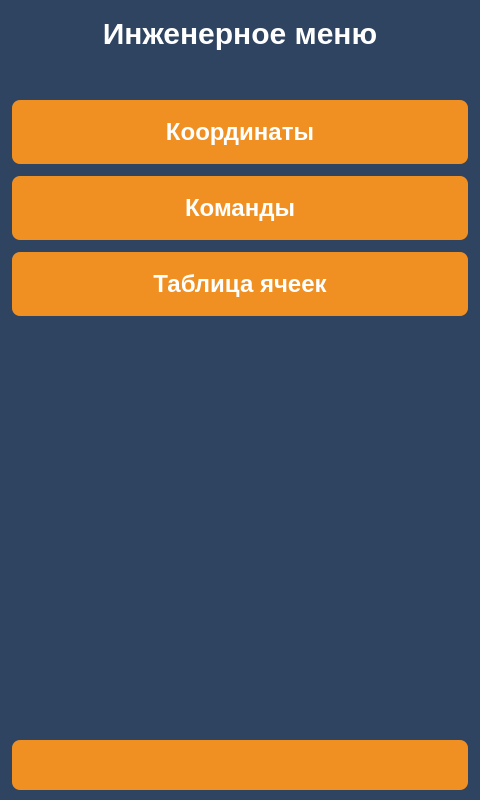
<?xml version="1.0" encoding="UTF-8"?>
<ui version="4.0">
 <class>screen_37_engineer_hub</class>
 <widget class="QWidget" name="screen_37_engineer_hub">
  <property name="geometry"><rect><x>0</x><y>0</y><width>480</width><height>800</height></rect></property>
  <property name="windowTitle"><string>screen_37_engineer_hub</string></property>
  <property name="styleSheet"><string notr="true">QWidget{
	background-color: #2e4461;
}
QLabel {
	background: none;
	color: #FFFFFF;
	border-width: 0px;
	border-radius: 0px;
	font-family: &quot;Roboto&quot;, Sans-serif;
}
QPushButton {
	color: #FFFFFF;
	background-color: #f09022;
	border-width: 0px;
	border-radius: 8px;
	font-weight: 600;
	font-family: &quot;Roboto&quot;, Sans-serif;
}</string></property>
  <layout class="QVBoxLayout" name="verticalLayout">   <property name="leftMargin"><number>12</number></property>
   <property name="topMargin"><number>16</number></property>
   <property name="rightMargin"><number>12</number></property>
   <property name="bottomMargin"><number>10</number></property>
   <property name="spacing"><number>12</number></property>   <item>
    <widget class="QLabel" name="lbl_title">
     <property name="text"><string>Инженерное меню</string></property>
   <property name="alignment"><set>Qt::AlignCenter</set></property>
   <property name="styleSheet"><string notr="true">font-size: 30px; font-weight: 700;</string></property>
    </widget>
   </item>   <item>
    <widget class="QLabel" name="lbl_name">
     <property name="text"><string></string></property>
   <property name="alignment"><set>Qt::AlignCenter</set></property>
   <property name="styleSheet"><string notr="true">font-size: 22px;</string></property>
    </widget>
   </item>   <item>
    <widget class="QPushButton" name="btn_hal_coords">
     <property name="text"><string>Координаты</string></property>
     <property name="styleSheet"><string notr="true">QPushButton { color: #FFFFFF; background-color: #f09022;border-radius: 8px; font-size: 24px; font-weight: 600; min-height: 64px; }</string></property>
    </widget>
   </item>   <item>
    <widget class="QPushButton" name="btn_hal_dispense">
     <property name="text"><string>Команды</string></property>
     <property name="styleSheet"><string notr="true">QPushButton { color: #FFFFFF; background-color: #f09022;border-radius: 8px; font-size: 24px; font-weight: 600; min-height: 64px; }</string></property>
    </widget>
   </item>   <item>
    <widget class="QPushButton" name="btn_hal_cells_table">
     <property name="text"><string>Таблица ячеек</string></property>
     <property name="styleSheet"><string notr="true">QPushButton { color: #FFFFFF; background-color: #f09022;border-radius: 8px; font-size: 24px; font-weight: 600; min-height: 64px; }</string></property>
    </widget>
   </item>   <item>
    <spacer name="verticalSpacer">
     <property name="orientation"><enum>Qt::Vertical</enum></property>
     <property name="sizeHint" stdset="0"><size><width>20</width><height>40</height></size></property>
    </spacer>
   </item>   <item>
  <widget class="QPushButton" name="btn_back">
   <property name="minimumSize"><size><width>0</width><height>50</height></size></property>
   <property name="maximumSize"><size><width>16777215</width><height>50</height></size></property>
   <property name="text"><string/></property>
   <property name="icon">
    <iconset resource="../img/resources.qrc">
     <normaloff>:/icons/back_white.png</normaloff>:/icons/back_white.png</iconset>
   </property>
   <property name="iconSize"><size><width>51</width><height>51</height></size></property>
  </widget>
   </item>
  </layout>
 </widget>
 <resources>
  <include location="../img/resources.qrc"/>
 </resources>
 <connections/>
</ui>
